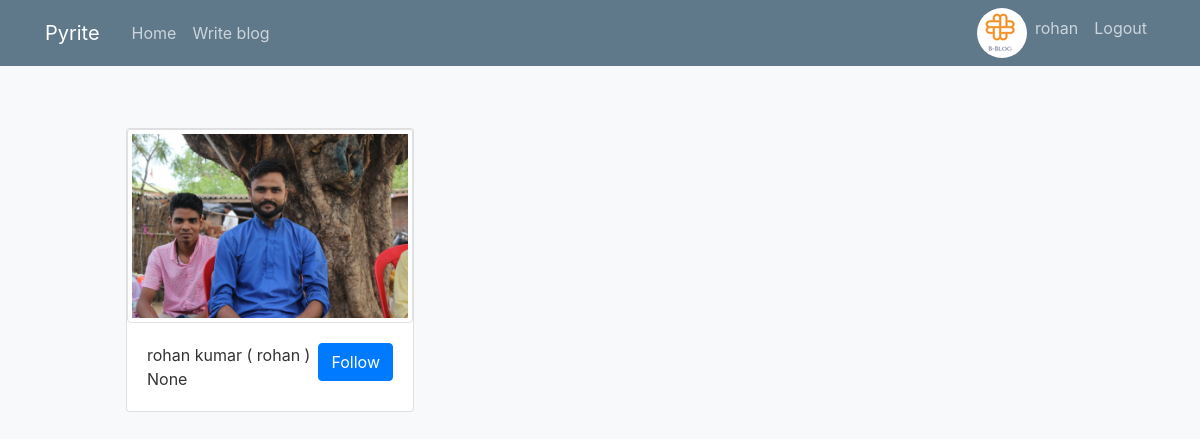
Screenshot of /user/profile20/ (signed in) with the database file from the repository.
### users/models.py (models this page shows, shortened)
class Profile(models.Model):
    user=models.ForeignKey(User,on_delete=models.CASCADE)
    first_name=models.CharField(max_length=50,null=True)
    last_name=models.CharField(max_length=50,null=True)
    email_id=models.EmailField(null=True)
    image=models.ImageField(default='profile.PNG',upload_to='profile_pics/',null=True)
    avatar=models.ImageField(default='avatar.PNG',upload_to='temp/')
    about_me=models.TextField(null=True)#image=models.ImageField(upload_to='temp')

### users/views.py (the view)
# urls.py: path('profile<int:id>/',views.profile),
@login_required
def profile(request,id=0):
    if id==0:
        id=request.user.id
    d={}
    profile=Profile.objects.all()
    url=''
    avtar=''
    for i in profile:
        if i.user.id==id:
            avtar=i.avatar
        d.update({i.user.id:[i.user.username,i.avatar]})
    b=Post.objects.all()
    l=[]
    for i in b:
        if i.author==id:
            url='/user/profile'+str(i.author)+"/"
            t=post("      "+d[i.author][0],i.title,i.content,d[i.author][1],i.posted_on,url)
            l.append(t)
    l=l[::-1]
    p=Profile.objects.all()
    profile=''
    user=User.objects.get(pk=id)
    for i in p:
        if i.user.id==id:
            profile=i
            break
    b=Post.objects.all()
    return render(request,'users/profile.html',{'user':user,'profile':profile,'blogs':l,'avatar':avtar})

### templates/users/profile.html (shortened to what this page needs)
{% extends 'blog/base.html' %}
{% block content %}
<br></br>
<div class="row" class="p-3 mb-3 bg-light text-dark">
    <div class="col">
        <div class="card" style="width: 18rem;">
                <img class="card-img-top img-thumbnail" src="{{profile.image.url}}" alt="Card image cap">
                <div class="card-body">
                  <h8 class="card-title">{{profile.first_name}} {{profile.last_name}} ( {{user.username}} )<a href="https://emojipedia-us.s3.dualstack.us-west-1.amazonaws.com/thumbs/120/whatsapp/215/thumbs-up-sign_1f44d.png" class="btn btn-primary float-right">Follow</a></h5>
                  <p class="card-text">{{profile.about_me}}</p>
                </div>
        </div>
      </div>
      <div class="col">
      </div>
</div>
{% endblock %}

### templates/blog/base.html (shortened to what this page needs)
{% load bootstrap4 %}
{% bootstrap_css %}
<!DOCTYPE html>
<html lang="en">
<head>
  <link rel="stylesheet" href="https://cdnjs.cloudflare.com/ajax/libs/font-awesome/4.7.0/css/font-awesome.min.css">
  <link rel="stylesheet" href="https://stackpath.bootstrapcdn.com/bootstrap/4.3.1/css/bootstrap.min.css"></link>
</head>
<body class="bg-light">
<header class="site-header">
    <nav class="navbar navbar-expand-md navbar-dark bg-steel fixed-top">
      <div class="container">
        <a class="navbar-brand mr-4" href="/home">Pyrite</a>
        <div class="collapse navbar-collapse" id="navbarToggle">
          <div class="navbar-nav mr-auto">
            <a class="nav-item nav-link" href="/home">Home</a>
            <a class="nav-item nav-link" href="/addblog">Write blog</a>
          </div>
          <div class="navbar-nav">
            <img src="{{avatar.url}}" class="rounded-circle">
            <a class="nav-item nav-link" href="/user/myprofile">{{user.username}}</a>
            <a class="nav-item nav-link" href="/logout">Logout</a>
          </div>
        </div>
      </div>
    </nav>
  </header>
              {% block content %} {% endblock %}
</body>
</html>

### templates/blog/base.html (style rules this page uses)
.card { margin: 0 auto; float: none; margin-bottom: 10px; }
body { background: #fafafa; color: #333333; margin-top: 5rem; }
.bg-steel { background-color: #5f788a; }
.site-header .navbar-nav .nav-link { color: #cbd5db; }

### rows the page displays
Profile: image (picture), first_name "rohan", last_name "kumar", about_me "None"

### other values shown
{{ user.username }} "rohan"
